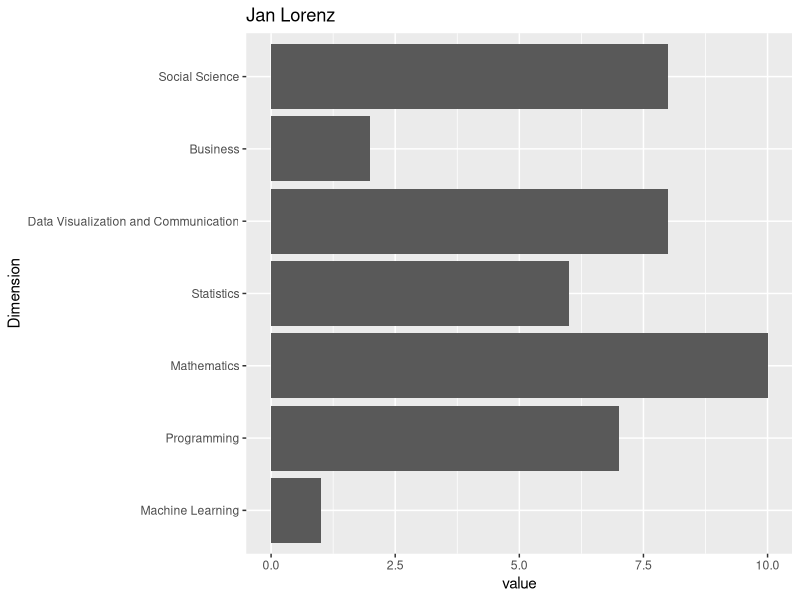

Write R code to recreate this figure.
## ---- chunk 1
library(tidyverse)
profiles <- read_csv("data/ourdatascienceprofiles.csv")
## ---- chunk 2
# Exercise 1: Change this to show your profile, then remove this comment line

myname <- "Jan Lorenz"
profiles |> 
  pivot_longer(`Social Science`:`Machine Learning`, names_to = "Dimension") |> 
  mutate(Dimension =  factor(Dimension, levels = rev(c("Social Science", 
                                                       "Business", 
                                                       "Data Visualization and Communication",
                                                       "Statistics", 
                                                       "Mathematics", 
                                                       "Programming", 
                                                       "Machine Learning")))) |> 
  filter(Name == myname) |> 
  ggplot(aes(Dimension, value)) + 
  geom_bar(stat = "identity") +
  coord_flip() + 
  labs(title = myname)
## ---- chunk 3
# Write (or copy) the code to compute the mean dimension values here and remove this line.
## ---- chunk 4
# Write (or copy) the code to show the counts of the operating systems here and remove this line.
